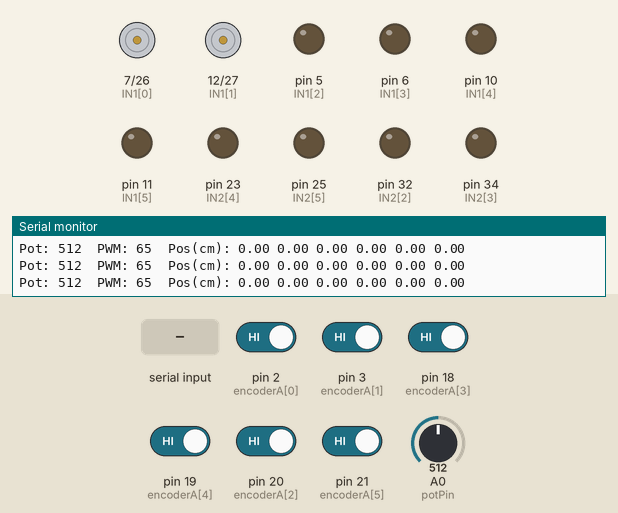
Simulated run of this sketch. Board: Arduino Mega 2560, built with avr-gcc and run on an emulated ATmega2560. Parts: motor-driver pin pairs drawn as motors (green arrow = first pin HIGH = forward, orange = second pin HIGH = backward, longer = more drive), output pins drawn as LEDs (lit = HIGH), the last lines printed to the serial monitor. The test bench sets the inputs (shaded band); at power-on: pin 2 (encoderA[0]), pin 3 (encoderA[1]), pin 18 (encoderA[3]), pin 19 (encoderA[4]), pin 20 (encoderA[2]), pin 21 (encoderA[5]) HIGH, A0 (potPin) = 512.

Above: at 1.2 s.
1.3 s: "90,45\n" received over the second serial link
At 1.7 s:
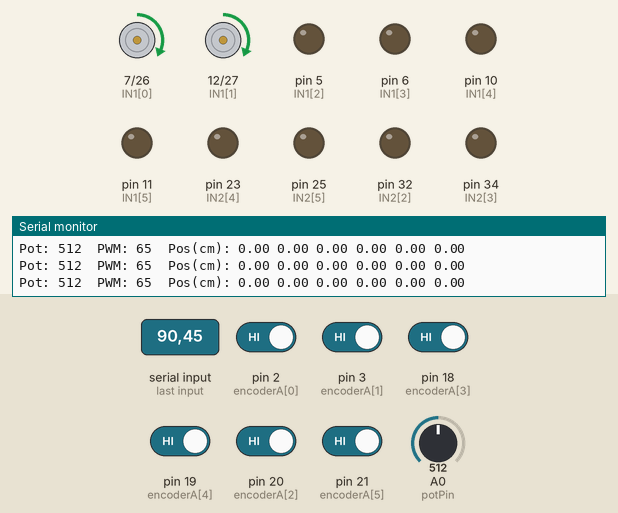
2.9 s: A0 (potPin) set to 0
At 4.2 s:
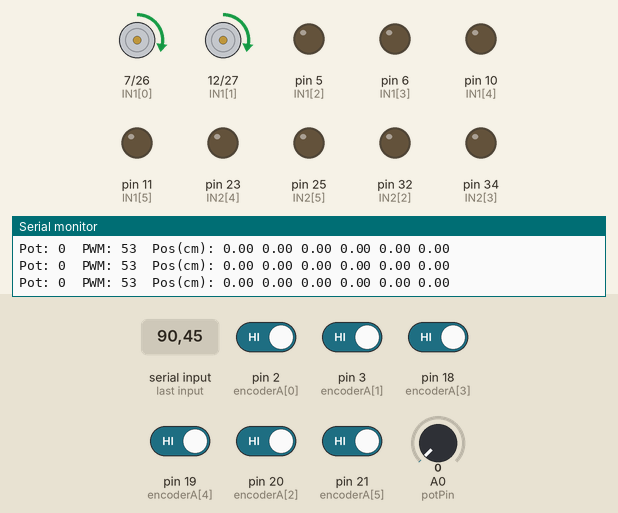
7.4 s: ",\n" received over the second serial link
At 8.5 s:
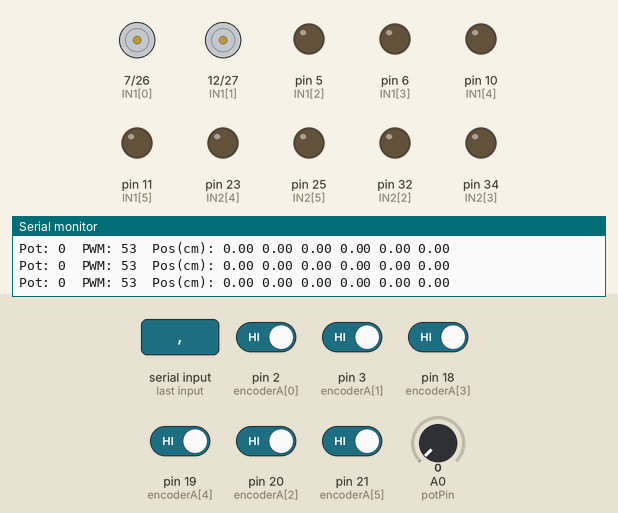
10.4 s: "5\n" received over the second serial link
At 11.3 s:
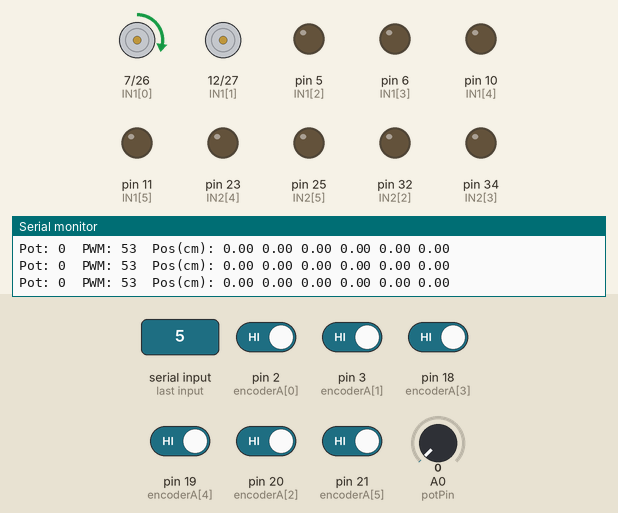
11.9 s: A0 (potPin) set to 511
At 12.2 s:
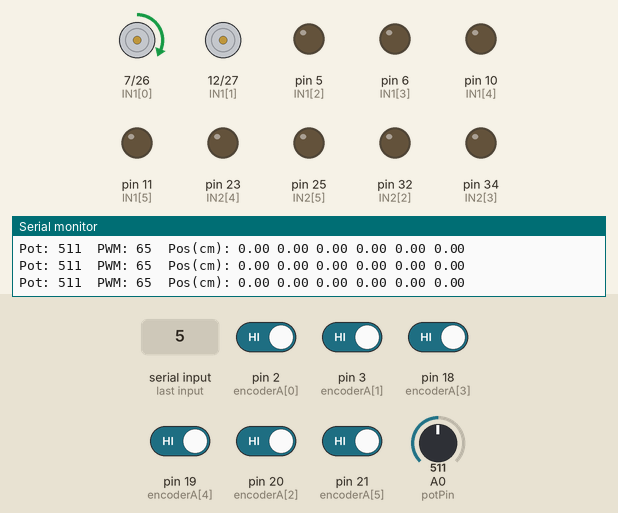
Timing chart, 0 to 14.4 s (numbered marks = the images above; inputs shaded):
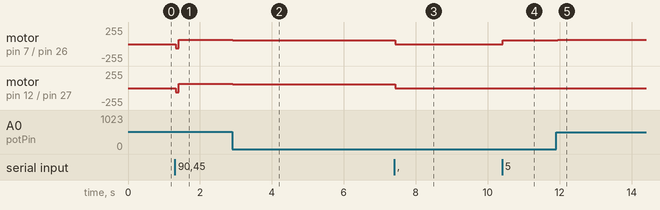

Measured:
- after the input at 1.3 s, motor on pin 7 (IN1[0]) / pin 26 (IN2[0]), motor on pin 12 (IN1[1]) / pin 27 (IN2[1]): stopped → backward 65/255 at once, → forward 65/255 0.08 s later
- after the input at 2.9 s, motor on pin 7 (IN1[0]) / pin 26 (IN2[0]), motor on pin 12 (IN1[1]) / pin 27 (IN2[1]): forward 65/255 → forward 53/255 at once
- after the input at 7.4 s, motor on pin 7 (IN1[0]) / pin 26 (IN2[0]), motor on pin 12 (IN1[1]) / pin 27 (IN2[1]): forward 53/255 → stopped at once
- after the input at 10.4 s, motor on pin 7 (IN1[0]) / pin 26 (IN2[0]): stopped → forward 53/255 at once
- after the input at 11.9 s, motor on pin 7 (IN1[0]) / pin 26 (IN2[0]): forward 53/255 → forward 65/255 at once

The sketch:

6moteurs_finat_pot.ino
```cpp
#include <PID_v1.h>

// === CONSTANTES PHYSIQUES ===
const float ticksParTourSortie = 960.0;
const float diametrePoulieCm = 2.0;
const float circonferencePoulie = 3.1416 * diametrePoulieCm;
const float toleranceCm = 0.3;

// === DÉCLARATION DES BROCHES ===
const int IN1[6]      = {7, 12, 5, 6, 10, 11};     // PWM
const int IN2[6]      = {26, 27, 32, 34, 23, 25};  // DIR
const int encoderA[6] = {2, 3, 20, 18, 19, 21};
const int encoderB[6] = {28, 33, 30, 48, 35, 39};

// === POTENTIOMÈTRE ===
const int potPin = A0;  // Entrée analogique du potentiomètre
int potValue = 0;
int pwmBase = 0;         // Valeur PWM entre 53 et 78 (dépend du potar)

// === VARIABLES DES MOTEURS ===
volatile long encoderTicks[6] = {0};
double positionCm[6] = {0};
double positionCibleCm[6] = {0};
double pidOutput[6] = {0};

// === PID ===
double Kp = 2.1, Ki = 0.001, Kd = 0.01;
PID* pid[6];

// === LECTURE DES CONSIGNES ===
String inputString = "";
bool nouvelleConsigne = false;

// === INTERRUPTIONS ENCODEURS ===
void lireEncodeur0() { encoderTicks[0] += (digitalRead(encoderA[0]) == digitalRead(encoderB[0])) ? 1 : -1; }
void lireEncodeur1() { encoderTicks[1] += (digitalRead(encoderA[1]) == digitalRead(encoderB[1])) ? 1 : -1; }
void lireEncodeur2() { encoderTicks[2] += (digitalRead(encoderA[2]) == digitalRead(encoderB[2])) ? 1 : -1; }
void lireEncodeur3() { encoderTicks[3] += (digitalRead(encoderA[3]) == digitalRead(encoderB[3])) ? 1 : -1; }
void lireEncodeur4() { encoderTicks[4] += (digitalRead(encoderA[4]) == digitalRead(encoderB[4])) ? 1 : -1; }
void lireEncodeur5() { encoderTicks[5] += (digitalRead(encoderA[5]) == digitalRead(encoderB[5])) ? 1 : -1; }

void (*interruptFuncs[6])() = {
  lireEncodeur0, lireEncodeur1, lireEncodeur2,
  lireEncodeur3, lireEncodeur4, lireEncodeur5
};

void setup() {
  Serial.begin(9600);
  Serial3.begin(115200);
  Serial.println("Entrez 6 positions en cm séparées par des virgules :");

  pinMode(potPin, INPUT);  // Potentiomètre

  for (int i = 0; i < 6; i++) {
    pinMode(IN1[i], OUTPUT);
    pinMode(IN2[i], OUTPUT);
    pinMode(encoderA[i], INPUT_PULLUP);
    pinMode(encoderB[i], INPUT_PULLUP);
    attachInterrupt(digitalPinToInterrupt(encoderA[i]), interruptFuncs[i], CHANGE);

    pid[i] = new PID(&positionCm[i], &pidOutput[i], &positionCibleCm[i], Kp, Ki, Kd, DIRECT);
    pid[i]->SetMode(AUTOMATIC);
    pid[i]->SetOutputLimits(-53, 53); // PWM de base
  }
}

void loop() {
  lireConsignesSerie();

  // Lecture du potentiomètre (53 → 78)
  potValue = analogRead(potPin);
  pwmBase = map(potValue, 0, 1023, 53, 78);

  // Calcul des positions et commande PID
  for (int i = 0; i < 6; i++) {
    noInterrupts();
    long ticks = encoderTicks[i];
    interrupts();

    float tours = (float)ticks / ticksParTourSortie;
    positionCm[i] = tours * circonferencePoulie;

    pid[i]->Compute();

    float erreur = abs(positionCibleCm[i] - positionCm[i]);

    if (erreur < toleranceCm) {
      analogWrite(IN1[i], 0);
      digitalWrite(IN2[i], LOW);
    } else {
      // Utilisation de la PWM du potentiomètre
      int pwm = pwmBase;

      if (pidOutput[i] > 0) {
        // Mouvement avant
        digitalWrite(IN2[i], LOW);
        analogWrite(IN1[i], pwm);
      } else {
        // Mouvement arrière

        digitalWrite(IN2[i], HIGH);
        analogWrite(IN1[i], 255 - pwm);
      }
    }
  }

  // --- ENVOI DU FEEDBACK ---
  String line = String(positionCm[0], 2);
  for (int i = 1; i < 6; i++) {
    line += "," + String(positionCm[i], 2);
  }
  Serial3.println(line);

  // Affichage de debug
  Serial.print("Pot: "); Serial.print(potValue);
  Serial.print("  PWM: "); Serial.print(pwmBase);
  Serial.print("  Pos(cm): ");
  for (int i = 0; i < 6; i++) {
    Serial.print(positionCm[i], 2);
    Serial.print(" ");
  }
  Serial.println();

  delay(20);
}

// === Lecture des consignes depuis la série ===
void lireConsignesSerie() {
  while (Serial3.available()) {
    char c = Serial3.read();
    if (c == '\n') {
      nouvelleConsigne = true;
    } else {
      inputString += c;
    }
  }

  if (nouvelleConsigne) {
    int index = 0;
    int lastPos = 0;
    inputString += ',';
    for (int i = 0; i < inputString.length(); i++) {
      if (inputString.charAt(i) == ',' && index < 6) {
        String val = inputString.substring(lastPos, i);
        positionCibleCm[index] = val.toFloat();
        lastPos = i + 1;
        index++;
      }
    }
    Serial.println("Cibles mises à jour !");
    inputString = "";
    nouvelleConsigne = false;
  }
}
```
